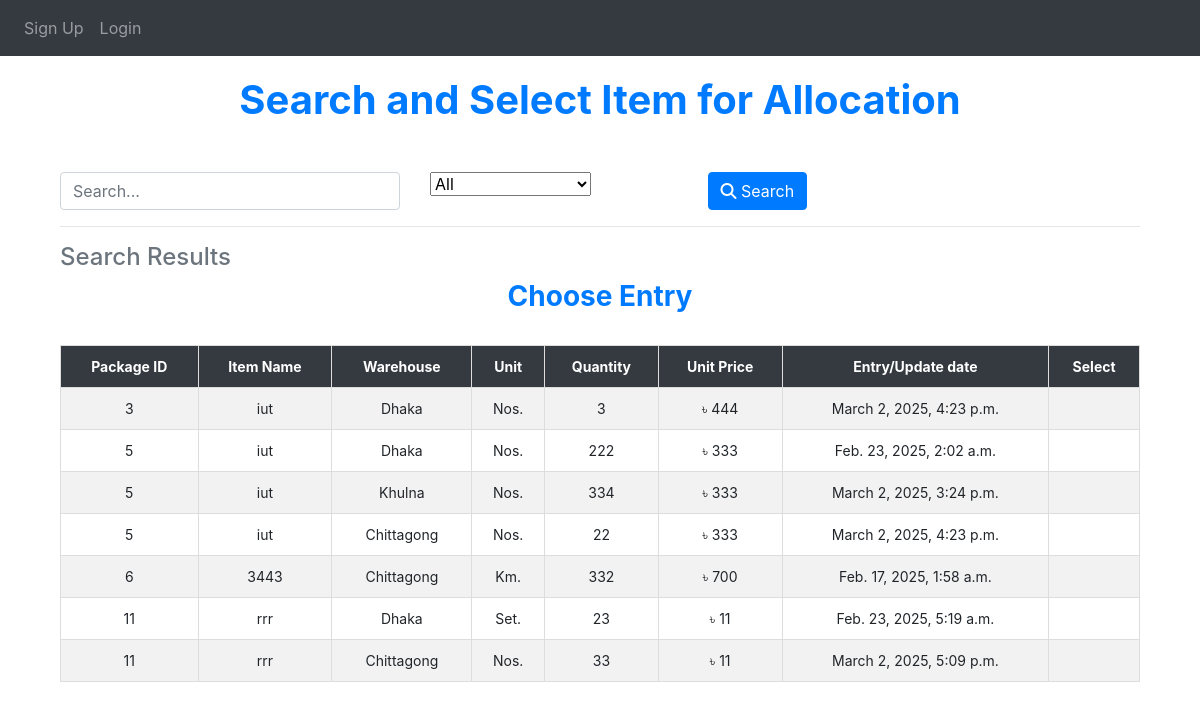
Screenshot of /allocation/Search_and_Select/ with the database file from the repository.
### App_Entry/models.py (models this page shows, shortened)
class Item(models.Model):
    WAREHOUSE_CHOICES = [
        ("Dhaka", "Dhaka"),
        ("Khulna", "Khulna"),
        ("Chittagong", "Chittagong"),
    ]
    UNIT_CHOICES = [
        ("Nos.", "Nos."),
        ("Mtr.", "Mtr."),
        ("Km.", "Km."),
        ("Set.", "Set."),
        ("Pair.", "Pair."),
    ]
    name = models.CharField(max_length=255)
    description = models.TextField(blank=True, null=True)
    warehouse = models.CharField(
        max_length=50, choices=WAREHOUSE_CHOICES, default="Dhaka"
    )
    unit_of_item = models.CharField(
        max_length=10, choices=UNIT_CHOICES, default="Nos."
    )  # Updated field
    unit_price = models.BigIntegerField(default=0)
    quantity_of_item = models.BigIntegerField(default=0)
    package = models.ForeignKey(
        Package,
        on_delete=models.SET_NULL,
        related_name="package_of_item",
        null=True,
    )
    created_at = models.DateTimeField(auto_now_add=True)

class Package(models.Model):
    packageId = models.BigIntegerField(unique=True)

### App_Allocation/views.py (the view, shortened to what this page needs)
# urls.py: path('Search_and_Select/', views.Search_and_Select, name='Search_and_Select'),
def Search_and_Select(request):
    query = request.GET.get("query", "").strip()  # Strip leading/trailing whitespaces from query input
    filter_by = request.GET.get("filter_by", "All")
    date_filter = request.GET.get("date", "")
    items = Item.objects.all()
    if filter_by == "Entry/Update date" and date_filter:
        try:
            date_obj = datetime.strptime(date_filter, "%Y-%m-%d")
            items = items.filter(created_at__date=date_obj.date())
        except ValueError:
            pass  # If the date format is invalid, ignore the filter
    items = items.order_by("package__packageId")
    return render(
        request,
        "App_Allocation/Search_and_Select.html",
        {
            "items": items,
            "query": query,
            "filter_by": filter_by,
            "date_filter": date_filter,
        },
    )

### templates/App_Allocation/Search_and_Select.html (shortened to what this page needs)
{% extends 'base.html' %}
{% load crispy_forms_tags %}
{% load static %}
{% block body_block %}
<center><h1 class="fw-bold text-primary"><b> Search and Select Item for Allocation </b></h1></center>
<div class="container mt-4">
    <br>
    <form method="GET" action="{% url 'App_Allocation:Search_and_Select'%}" class="row g-3">
        <div class="col-md-4">
            <input type="text" name="query" id="searchQuery" class="form-control" placeholder="Search..." value="{{ query }}">
        </div>
        <div class="col-md-3">
            <select name="filter_by" id="filterDropdown" class="form-select" onchange="toggleInputFields()">
                <option value="All" {% if filter_by == "All" %}selected{% endif %}>All</option>
            </select>
        </div>
        <div class="col-md-2">
            <button type="submit" class="btn btn-primary"><i class="fas fa-search"></i> Search</button>
        </div>
    </form>
    <hr>
    <h4 class="text-secondary">Search Results</h4>
    <div class="table-responsive">
        <h3 class="text-center text-primary"><b>Choose Entry</b></h3>
        <br>
        <table class="table table-bordered table-striped table-hover">
            <thead class="table-dark sticky-top">
                <tr>
                    <th>Package ID</th>
                    <th>Item Name</th>
                    <th>Warehouse</th>
                    <th>Unit</th>
                    <th>Quantity</th>
                    <th>Unit Price</th>
                    <th>Entry/Update date</th>
                    <th>Select</th>
                </tr>
            </thead>
            <tbody>
                {% if items %}
                    {% for item in items %}
                    <tr class="selectable-row">
                        <td>{{ item.package.packageId }}</td>
                        <td>{{ item.name }}</td>
                        <td>{{ item.warehouse }}</td>
                        <td>{{ item.unit_of_item }}</td>
                        <td>{{ item.quantity_of_item }}</td>
                        <td>৳ {{ item.unit_price }}</td>
                        <td>{{ item.created_at }}</td>
                        <td>
                        </td>
                    </tr>
                    {% endfor %}
                {% else %}
                    <tr>
                        <td colspan="8" class="text-center text-danger">No matching data found</td>
                    </tr>
                {% endif %}
            </tbody>
        </table>
    </div>
</div>
{% endblock %}

### rows the page displays
Item: package.packageId "3", name "iut", warehouse "Dhaka", unit_of_item "Nos.", quantity_of_item "3", unit_price "444", created_at "March 2, 2025, 4:23 p.m."
Item: package.packageId "5", name "iut", warehouse "Dhaka", unit_of_item "Nos.", quantity_of_item "222", unit_price "333", created_at "Feb. 23, 2025, 2:02 a.m."
Item: package.packageId "5", name "iut", warehouse "Khulna", unit_of_item "Nos.", quantity_of_item "334", unit_price "333", created_at "March 2, 2025, 3:24 p.m."
Item: package.packageId "5", name "iut", warehouse "Chittagong", unit_of_item "Nos.", quantity_of_item "22", unit_price "333", created_at "March 2, 2025, 4:23 p.m."
Item: package.packageId "6", name "3443", warehouse "Chittagong", unit_of_item "Km.", quantity_of_item "332", unit_price "700", created_at "Feb. 17, 2025, 1:58 a.m."
Item: package.packageId "11", name "rrr", warehouse "Dhaka", unit_of_item "Set.", quantity_of_item "23", unit_price "11", created_at "Feb. 23, 2025, 5:19 a.m."
Item: package.packageId "11", name "rrr", warehouse "Chittagong", unit_of_item "Nos.", quantity_of_item "33", unit_price "11", created_at "March 2, 2025, 5:09 p.m."
